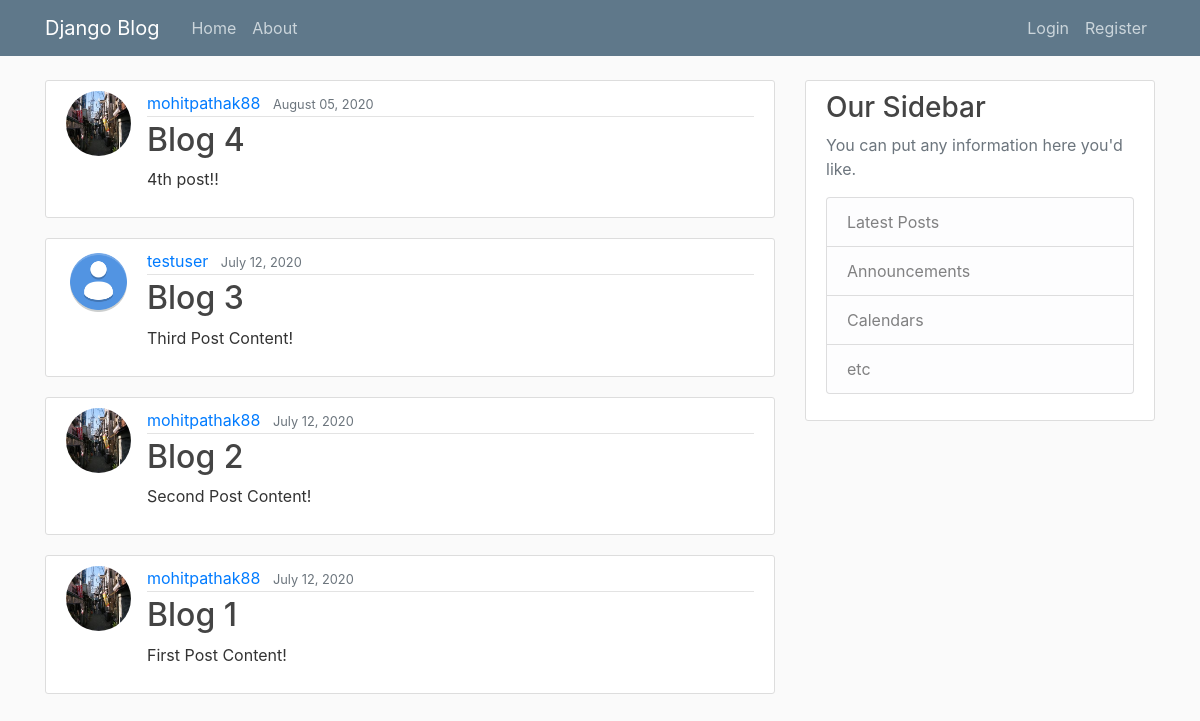
/, run on an earlier commit of the app's database.
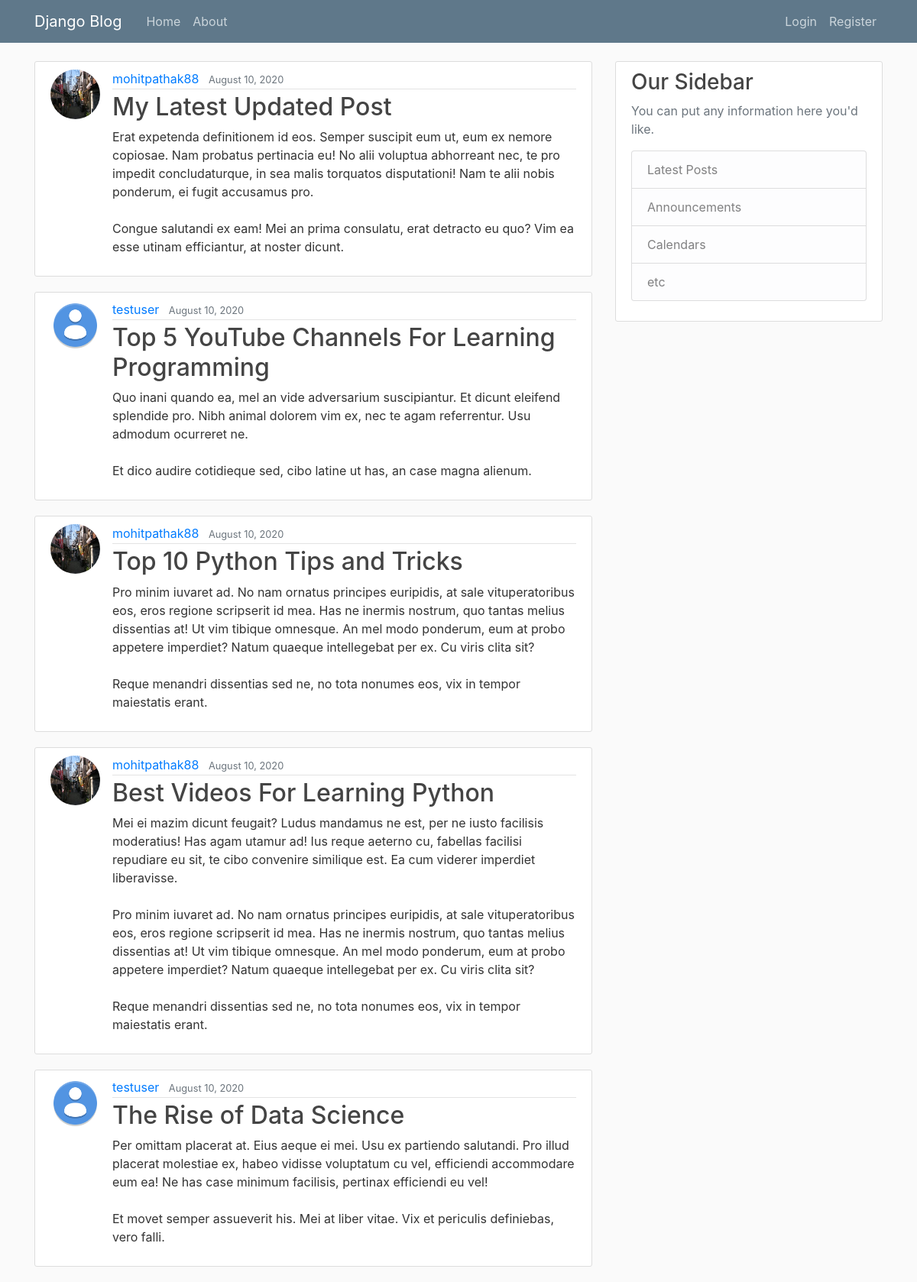
And on a later commit of the database.
### myblog/models.py (models this page shows, shortened)
class Post(models.Model):
    title = models.CharField(max_length=100)
    content = models.TextField()
    date_posted = models.DateTimeField(default=timezone.now)
    author = models.ForeignKey(User, on_delete=models.CASCADE)

### users/models.py (models this page shows, shortened)
class Profile(models.Model):
    user = models.OneToOneField(User, on_delete=models.CASCADE)
    image = models.ImageField(default='default.jpg', upload_to='profile_pics')

### myblog/views.py (the view)
# urls.py: path('', PostListView.as_view(), name='blog-home'),
class PostListView(ListView):
    model = Post                             #model is a variable which tells the listview what model to query in order to create the list. In this case, we wamt to list all our posts
    template_name = 'myblog/home.html'        #By creating the list view, the class by default look into this path -> <app>/<model>_<modeltype>.html <- Therefore we need to change the path
    context_object_name = 'posts'           #'posts' would be a variable that will loop over all the items in the template
    ordering = ['-date_posted']             #Changes the order of the list, with recent post on the top
    paginate_by = 5

### myblog/templates/myblog/home.html
{% extends "myblog/base.html" %}
{% block content %}
    {% for post in posts %}
        <article class="media content-section">
            <img class="rounded-circle article-img"  src="{{ post.author.profile.image.url }}"  width="70" height="70">
            <div class="media-body">
            <div class="article-metadata">
                <a class="mr-2" href="#">{{ post.author }}</a>
                <small class="text-muted">{{ post.date_posted|date:"F d, Y" }}</small>
            </div>
            <h2><a class="article-title" href="{% url 'post-detail' post.id %}">{{ post.title }}</a></h2>
            <p class="article-content">{{ post.content }}</p>
            </div>
        </article>
    {% endfor %}
{% endblock content %}

What changed in the data, as far as the page shows it:
no longer on this page (row unchanged): Post: author.profile.image (picture), author "mohitpathak88", date_posted "August 05, 2020", title "Blog 4", content "4th post!!"
no longer on this page (row unchanged): Post: author.profile.image (placeholder picture), author "testuser", date_posted "July 12, 2020", title "Blog 3", content "Third Post Content!"
no longer on this page (row unchanged): Post: author.profile.image (picture), author "mohitpathak88", date_posted "July 12, 2020", title "Blog 2", content "Second Post Content!"
no longer on this page (row unchanged): Post: author.profile.image (picture), author "mohitpathak88", date_posted "July 12, 2020", title "Blog 1", content "First Post Content!"
added Post: author.profile.image (picture), author "mohitpathak88", date_posted "August 10, 2020", title "My Latest Updated Post", content "Erat expetenda definitionem id eos. Semper suscipit eum ut, eum ex nemore copiosae. Nam probatus pertinacia eu! No alii voluptua abhorreant nec, te pro impedit concludaturque, in sea malis torquatos disputationi! Nam te alii nobis ponderum, ei fugit accusamus pro. Congue salutandi ex eam! Mei an prima consulatu, erat detracto eu quo? Vim ea esse utinam efficiantur, at noster dicunt."
added Post: author.profile.image (placeholder picture), author "testuser", date_posted "August 10, 2020", title "Top 5 YouTube Channels For Learning Programming", content "Quo inani quando ea, mel an vide adversarium suscipiantur. Et dicunt eleifend splendide pro. Nibh animal dolorem vim ex, nec te agam referrentur. Usu admodum ocurreret ne. Et dico audire cotidieque sed, cibo latine ut has, an case magna alienum."
added Post: author.profile.image (picture), author "mohitpathak88", date_posted "August 10, 2020", title "Top 10 Python Tips and Tricks", content "Pro minim iuvaret ad. No nam ornatus principes euripidis, at sale vituperatoribus eos, eros regione scripserit id mea. Has ne inermis nostrum, quo tantas melius dissentias at! Ut vim tibique omnesque. An mel modo ponderum, eum at probo appetere imperdiet? Natum quaeque intellegebat per ex. Cu viris clita sit? Reque menandri dissentias sed ne, no tota nonumes eos, vix in tempor maiestatis erant."
added Post: author.profile.image (picture), author "mohitpathak88", date_posted "August 10, 2020", title "Best Videos For Learning Python", content "Mei ei mazim dicunt feugait? Ludus mandamus ne est, per ne iusto facilisis moderatius! Has agam utamur ad! Ius reque aeterno cu, fabellas facilisi repudiare eu sit, te cibo convenire similique est. Ea cum viderer imperdiet liberavisse. Pro minim iuvaret ad. No nam ornatus principes euripidis, at sale vituperatoribus eos, eros regione scripserit id mea. Has ne inermis nostrum, quo tantas melius dissentias at! Ut vim tibique omnesque. An mel modo ponderum, eum at probo appetere imperdiet? Natum quaeque intellegebat per ex. Cu viris clita sit? Reque menandri dissentias sed ne, no tota nonumes eos, vix in tempor maiestatis erant."
added Post: author.profile.image (placeholder picture), author "testuser", date_posted "August 10, 2020", title "The Rise of Data Science", content "Per omittam placerat at. Eius aeque ei mei. Usu ex partiendo salutandi. Pro illud placerat molestiae ex, habeo vidisse voluptatum cu vel, efficiendi accommodare eum ea! Ne has case minimum facilisis, pertinax efficiendi eu vel! Et movet semper assueverit his. Mei at liber vitae. Vix et periculis definiebas, vero falli."
